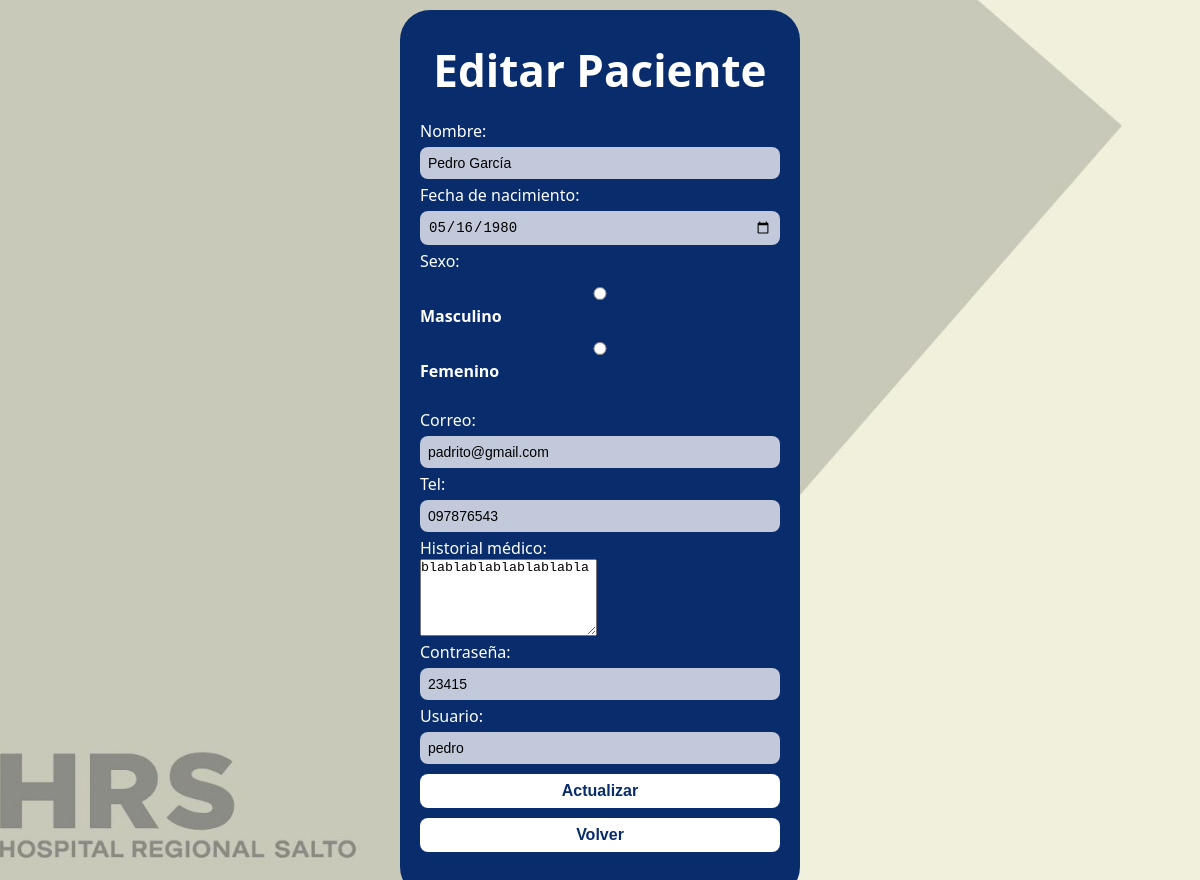
Page /Administradores/Paciente/Editar.php?Cedula_P=23456789 on the earlier database version.
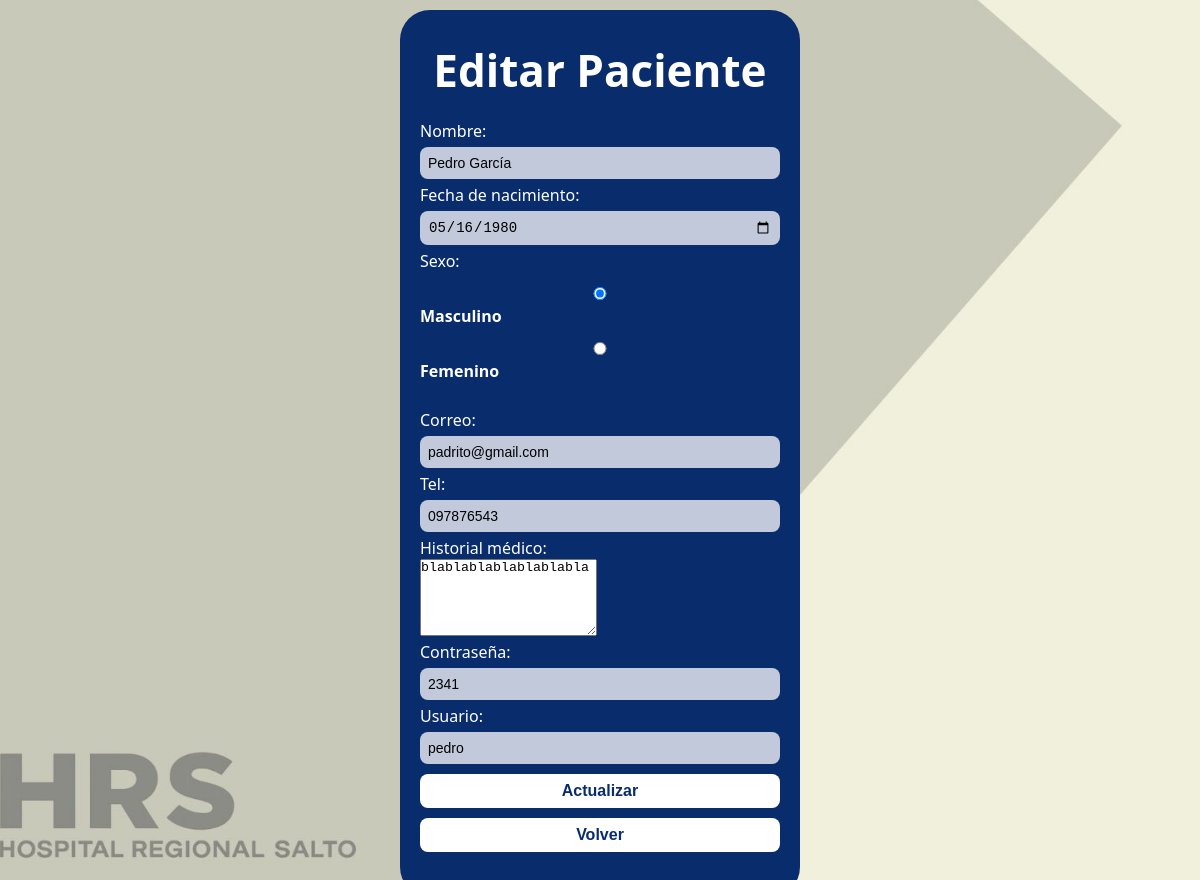
Same page on the later database version.
### tables this page shows
CREATE TABLE `paciente` (
  `Cedula_P` int(11) NOT NULL,
  `Nombre_P` varchar(100) DEFAULT NULL,
  `Fecha_Nac` date DEFAULT NULL,
  `Sexo` varchar(10) DEFAULT NULL,
  `Correo` varchar(50) DEFAULT NULL,
  `His_med` varchar(1000) DEFAULT NULL,
  `Tel` varchar(15) DEFAULT NULL,
  `Contraseña_P` varchar(10) DEFAULT NULL,
  `Usuario_P` varchar(50) DEFAULT NULL
);

### Administradores/Paciente/Editar.php (the view, shortened to what this page needs)
<?php
include("../../Backend/Conexion.php");
$Cedula_P = (int) $_GET['Cedula_P'];
$stmt = $conn->prepare("SELECT * FROM paciente WHERE Cedula_P=?");
$stmt->bind_param("i", $Cedula_P);
$stmt->execute();
$result = $stmt->get_result();
$Paciente = $result->fetch_assoc();
?>
<!DOCTYPE html>
<html lang="es">
<head>
  <link rel="stylesheet" href="../estiloL.css">
  <link rel="stylesheet" href="../Estilo.css">
</head>
<body>
<div class="cuadrado">
  <div class="titulo">
    <h1>Editar Paciente</h1>
  </div>
  <div class="info-paciente">
    <form method="POST" action="">
        Nombre:
        <input type="text" name="Nombre_P" value="<?php echo htmlspecialchars($Paciente['Nombre_P']); ?>" required><br>
        Fecha de nacimiento:
        <input type="date" name="Fecha_Nac" value="<?php echo $Paciente['Fecha_Nac']; ?>" required><br>
        Sexo:
        <label>
            <input type="radio" name="Sexo" value="Masculino" <?php if($Paciente['Sexo']=="Masculino") echo "checked"; ?>>Masculino
        </label>
        <label>
            <input type="radio" name="Sexo" value="Femenino" <?php if($Paciente['Sexo']=="Femenino") echo "checked"; ?>>Femenino
        </label><br>
        Correo:
        <input type="email" name="Correo" value="<?php echo htmlspecialchars($Paciente['Correo']); ?>" required><br>
        Tel:
        <input type="text" name="Tel" value="<?php echo htmlspecialchars($Paciente['Tel']); ?>" required><br>
        Historial médico:<br>
        <textarea name="His_med" rows="5" required><?php echo htmlspecialchars($Paciente['His_med']); ?></textarea><br>
        Contraseña:
        <input type="text" name="Contraseña_P" value="<?php echo htmlspecialchars($Paciente['Contraseña_P']); ?>" required><br>
        Usuario:
        <input type="text" name="Usuario_P" value="<?php echo htmlspecialchars($Paciente['Usuario_P']); ?>" required><br>
        <button type="submit">Actualizar</button>
        <button type="button" onclick="location.href='../PaginaDePacientes.php'">Volver</button>
    </form>
  </div>
</div>
</body>
</html>

Differences in the rows shown:
changed paciente "Pedro García": Sexo "☐ Masculino" → "☑ Masculino"; Contraseña_P "23415" → "2341"
